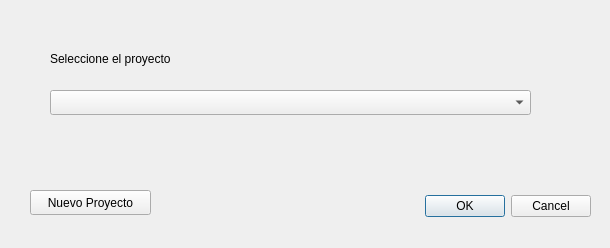
<?xml version="1.0" encoding="UTF-8"?>
<ui version="4.0">
 <class>ProjectDialog</class>
 <widget class="QDialog" name="ProjectDialog">
  <property name="geometry">
   <rect>
    <x>0</x>
    <y>0</y>
    <width>610</width>
    <height>248</height>
   </rect>
  </property>
  <property name="windowTitle">
   <string>SANIBIDapp</string>
  </property>
  <property name="modal">
   <bool>true</bool>
  </property>
  <widget class="QDialogButtonBox" name="dialogButtonBox">
   <property name="geometry">
    <rect>
     <x>250</x>
     <y>190</y>
     <width>341</width>
     <height>32</height>
    </rect>
   </property>
   <property name="orientation">
    <enum>Qt::Horizontal</enum>
   </property>
   <property name="standardButtons">
    <set>QDialogButtonBox::Cancel|QDialogButtonBox::Ok</set>
   </property>
  </widget>
  <widget class="QPushButton" name="newProjectButton">
   <property name="geometry">
    <rect>
     <x>30</x>
     <y>190</y>
     <width>121</width>
     <height>25</height>
    </rect>
   </property>
   <property name="text">
    <string>Nuevo Proyecto</string>
   </property>
  </widget>
  <widget class="QComboBox" name="selectProjectBox">
   <property name="geometry">
    <rect>
     <x>50</x>
     <y>90</y>
     <width>481</width>
     <height>25</height>
    </rect>
   </property>
  </widget>
  <widget class="QLabel" name="label">
   <property name="geometry">
    <rect>
     <x>50</x>
     <y>50</y>
     <width>461</width>
     <height>17</height>
    </rect>
   </property>
   <property name="text">
    <string>Seleccione el proyecto</string>
   </property>
  </widget>
 </widget>
 <resources/>
 <connections>
  <connection>
   <sender>dialogButtonBox</sender>
   <signal>accepted()</signal>
   <receiver>ProjectDialog</receiver>
   <slot>accept()</slot>
   <hints>
    <hint type="sourcelabel">
     <x>438</x>
     <y>424</y>
    </hint>
    <hint type="destinationlabel">
     <x>157</x>
     <y>274</y>
    </hint>
   </hints>
  </connection>
  <connection>
   <sender>dialogButtonBox</sender>
   <signal>rejected()</signal>
   <receiver>ProjectDialog</receiver>
   <slot>reject()</slot>
   <hints>
    <hint type="sourcelabel">
     <x>506</x>
     <y>430</y>
    </hint>
    <hint type="destinationlabel">
     <x>286</x>
     <y>274</y>
    </hint>
   </hints>
  </connection>
 </connections>
</ui>
